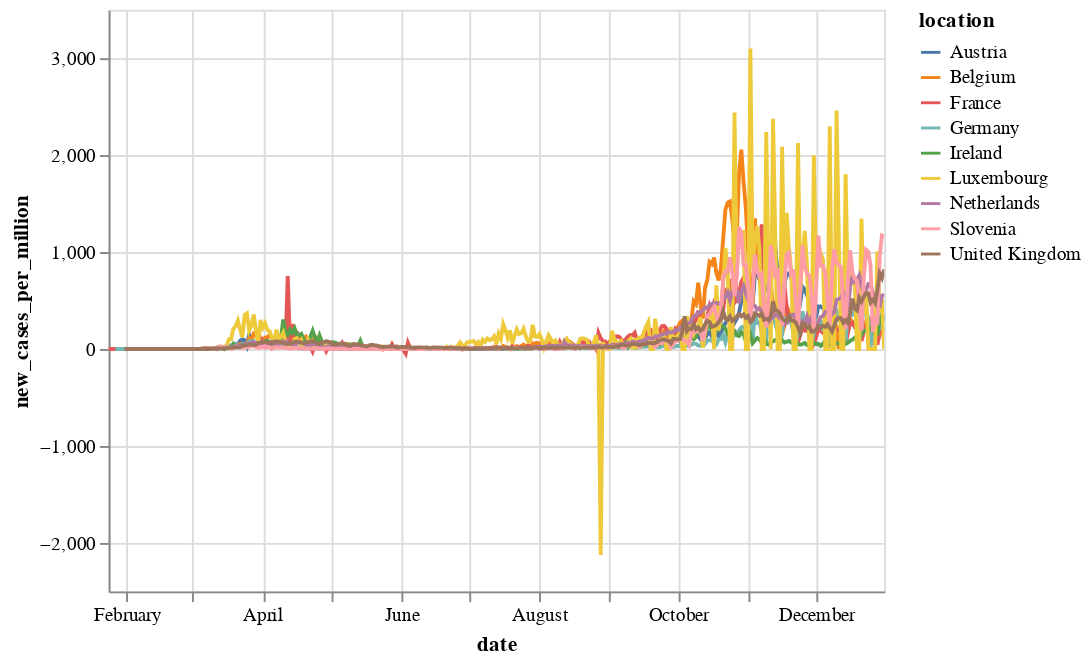

The code cell stored with this chart in its notebook:
### Code cell
chart_cases_time= alt.Chart(Covid_West_EU_cleaned).mark_line().encode(
    x='date',
    y='new_cases_per_million',
    color ='location'
).interactive()
chart_cases_time

### Figure 1 — Vega-Lite specification as saved in the notebook (floating-point values rounded to 4 significant figures; data arrays with more than 128 entries replaced by an {"elided": "..."} marker saying what was removed)
{"config": {"view": {"continuousWidth": 400, "continuousHeight": 300}}, "data": {"name": "data-5b750ccf4a63dac68642fe4d37d084ff"}, "mark": "line", "encoding": {"color": {"field": "location", "type": "nominal"}, "x": {"field": "date", "type": "temporal"}, "y": {"field": "new_cases_per_million", "type": "quantitative"}}, "selection": {"selector002": {"type": "interval", "bind": "scales", "encodings": ["x", "y"]}}, "$schema": "https://vega.github.io/schema/vega-lite/v4.17.0.json", "datasets": {"data-5b750ccf4a63dac68642fe4d37d084ff": {"elided": "2884 records"}}}
